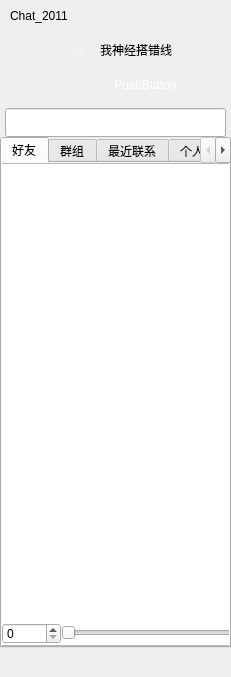
<?xml version="1.0" encoding="UTF-8"?>
<ui version="4.0">
 <class>FriendListDialog</class>
 <widget class="QDialog" name="FriendListDialog">
  <property name="geometry">
   <rect>
    <x>0</x>
    <y>0</y>
    <width>231</width>
    <height>677</height>
   </rect>
  </property>
  <property name="windowTitle">
   <string>Dialog</string>
  </property>
  <widget class="QWidget" name="widget" native="true">
   <property name="geometry">
    <rect>
     <x>0</x>
     <y>0</y>
     <width>231</width>
     <height>681</height>
    </rect>
   </property>
   <widget class="QTabWidget" name="tabWidget">
    <property name="geometry">
     <rect>
      <x>0</x>
      <y>137</y>
      <width>231</width>
      <height>511</height>
     </rect>
    </property>
    <property name="styleSheet">
     <string notr="true"/>
    </property>
    <property name="currentIndex">
     <number>0</number>
    </property>
    <widget class="QWidget" name="tabFriend">
     <attribute name="title">
      <string>好友</string>
     </attribute>
     <widget class="MyListWidget" name="listWidget">
      <property name="geometry">
       <rect>
        <x>-10</x>
        <y>0</y>
        <width>241</width>
        <height>483</height>
       </rect>
      </property>
     </widget>
     <widget class="QSlider" name="horizontalSliderIconSize">
      <property name="geometry">
       <rect>
        <x>59</x>
        <y>460</y>
        <width>171</width>
        <height>20</height>
       </rect>
      </property>
      <property name="orientation">
       <enum>Qt::Horizontal</enum>
      </property>
     </widget>
     <widget class="QSpinBox" name="spinBoxIconSize">
      <property name="geometry">
       <rect>
        <x>0</x>
        <y>460</y>
        <width>59</width>
        <height>21</height>
       </rect>
      </property>
     </widget>
    </widget>
    <widget class="QWidget" name="tabGroup">
     <attribute name="title">
      <string>群组</string>
     </attribute>
     <widget class="QListWidget" name="groupListWidget">
      <property name="geometry">
       <rect>
        <x>-10</x>
        <y>0</y>
        <width>241</width>
        <height>501</height>
       </rect>
      </property>
     </widget>
    </widget>
    <widget class="QWidget" name="tabately">
     <attribute name="title">
      <string>最近联系</string>
     </attribute>
    </widget>
    <widget class="QWidget" name="tabPersonal">
     <attribute name="title">
      <string>个人面板</string>
     </attribute>
    </widget>
   </widget>
   <widget class="QWidget" name="widget_bottom" native="true">
    <property name="geometry">
     <rect>
      <x>0</x>
      <y>647</y>
      <width>231</width>
      <height>31</height>
     </rect>
    </property>
    <property name="styleSheet">
     <string notr="true">QWidget#widget_bottom
{
	border-image: url(:/bottom.png);
}

QPushButton
{
background-color: rgba(0,0,0,0);
border:none;
}
</string>
    </property>
    <widget class="QPushButton" name="pushButtonSystem">
     <property name="geometry">
      <rect>
       <x>10</x>
       <y>0</y>
       <width>31</width>
       <height>31</height>
      </rect>
     </property>
     <property name="styleSheet">
      <string notr="true">QPushButton
{
	border-image: url(:/MainSet.png);
}
QPushButton:hover
{
	border-image: url(:/MainSetHover.png);
}
</string>
     </property>
     <property name="text">
      <string/>
     </property>
    </widget>
    <widget class="QPushButton" name="pushButtonFindOther">
     <property name="geometry">
      <rect>
       <x>40</x>
       <y>0</y>
       <width>31</width>
       <height>31</height>
      </rect>
     </property>
     <property name="styleSheet">
      <string notr="true">QPushButton
{
	border-image: url(:/find.PNG);
}
QPushButton:hover
{
	border-image: url(:/findHover.png);
}</string>
     </property>
     <property name="text">
      <string/>
     </property>
    </widget>
    <widget class="QPushButton" name="pushButtonMessageManage">
     <property name="geometry">
      <rect>
       <x>70</x>
       <y>0</y>
       <width>31</width>
       <height>31</height>
      </rect>
     </property>
     <property name="styleSheet">
      <string notr="true">QPushButton
{
	border-image: url(:/sound.png);
}
QPushButton:hover
{
	border-image: url(:/soundHover.png);
}</string>
     </property>
     <property name="text">
      <string/>
     </property>
    </widget>
    <widget class="QPushButton" name="pushButtonCreatorGroup">
     <property name="geometry">
      <rect>
       <x>100</x>
       <y>0</y>
       <width>31</width>
       <height>31</height>
      </rect>
     </property>
     <property name="styleSheet">
      <string notr="true">QPushButton
{
	border-image: url(:/group.png);
}
QPushButton:hover
{
	border-image: url(:/groupHover.png);
}</string>
     </property>
     <property name="text">
      <string/>
     </property>
    </widget>
   </widget>
   <widget class="QWidget" name="widget_top" native="true">
    <property name="geometry">
     <rect>
      <x>0</x>
      <y>0</y>
      <width>231</width>
      <height>141</height>
     </rect>
    </property>
    <property name="styleSheet">
     <string notr="true">QWidget#widget_top
{
	border-image: url(:/titleBar_FriendList.png);
	border:none;
	background-color:transparent;
}
QPushButton
{
	border:none;
 	background-color:transparent;
	color: rgb(255, 255, 255);
}
</string>
    </property>
    <widget class="QWidget" name="widgetTitle" native="true">
     <property name="geometry">
      <rect>
       <x>0</x>
       <y>0</y>
       <width>231</width>
       <height>31</height>
      </rect>
     </property>
     <widget class="QPushButton" name="pushButtonMinSize">
      <property name="geometry">
       <rect>
        <x>180</x>
        <y>5</y>
        <width>21</width>
        <height>21</height>
       </rect>
      </property>
      <property name="styleSheet">
       <string notr="true">QPushButton
{
	border-image: url(:/min.png);
}
QPushButton:hover
{
	border-image: url(:/minHover.png);
}</string>
      </property>
      <property name="text">
       <string/>
      </property>
      <property name="autoDefault">
       <bool>false</bool>
      </property>
     </widget>
     <widget class="QPushButton" name="pushButtonClose">
      <property name="geometry">
       <rect>
        <x>200</x>
        <y>5</y>
        <width>21</width>
        <height>21</height>
       </rect>
      </property>
      <property name="styleSheet">
       <string notr="true">QPushButton
{
	border-image: url(:/close.png);
}
QPushButton:hover
{
	border-image: url(:/closeHover.png);
}</string>
      </property>
      <property name="text">
       <string/>
      </property>
      <property name="autoDefault">
       <bool>false</bool>
      </property>
     </widget>
     <widget class="QLabel" name="labelTitle">
      <property name="geometry">
       <rect>
        <x>10</x>
        <y>0</y>
        <width>71</width>
        <height>31</height>
       </rect>
      </property>
      <property name="text">
       <string>Chat_2011</string>
      </property>
     </widget>
     <widget class="QPushButton" name="pushButton">
      <property name="geometry">
       <rect>
        <x>160</x>
        <y>5</y>
        <width>21</width>
        <height>21</height>
       </rect>
      </property>
      <property name="styleSheet">
       <string notr="true">QPushButton
{
	border-image: url(:/max.png);
}
QPushButton:hover
{
	border-image: url(:/maxhover.png);
}</string>
      </property>
      <property name="text">
       <string/>
      </property>
     </widget>
    </widget>
    <widget class="QPushButton" name="pushButtonState">
     <property name="geometry">
      <rect>
       <x>70</x>
       <y>40</y>
       <width>21</width>
       <height>21</height>
      </rect>
     </property>
     <property name="text">
      <string>~</string>
     </property>
    </widget>
    <widget class="QLabel" name="labelNickName">
     <property name="geometry">
      <rect>
       <x>100</x>
       <y>40</y>
       <width>121</width>
       <height>19</height>
      </rect>
     </property>
     <property name="styleSheet">
      <string notr="true">font: 75 11pt &quot;微软雅黑&quot;;</string>
     </property>
     <property name="text">
      <string>我神经搭错线</string>
     </property>
    </widget>
    <widget class="CompleteLineEdit" name="completeLineEdit">
     <property name="geometry">
      <rect>
       <x>5</x>
       <y>108</y>
       <width>221</width>
       <height>29</height>
      </rect>
     </property>
     <property name="styleSheet">
      <string notr="true">QLineEdit
{
	border-image: url(:/Search.png);
}

QLineEdit:hover
{
	border-image: url(:/searchHover.png);
}
</string>
     </property>
    </widget>
    <widget class="PersonInfoImageLabel" name="imageLabel">
     <property name="geometry">
      <rect>
       <x>10</x>
       <y>39</y>
       <width>51</width>
       <height>51</height>
      </rect>
     </property>
     <property name="styleSheet">
      <string notr="true">image: url(:/header.jpg);</string>
     </property>
    </widget>
    <widget class="MoodLineEdit" name="moodLineEdit">
     <property name="geometry">
      <rect>
       <x>70</x>
       <y>70</y>
       <width>151</width>
       <height>30</height>
      </rect>
     </property>
     <property name="text">
      <string>PushButton</string>
     </property>
    </widget>
   </widget>
  </widget>
 </widget>
 <customwidgets>
  <customwidget>
   <class>PersonInfoImageLabel</class>
   <extends>QLabel</extends>
   <header>PersonInfoImageLabel.h</header>
  </customwidget>
  <customwidget>
   <class>CompleteLineEdit</class>
   <extends>QLineEdit</extends>
   <header>CompleteLineEdit.h</header>
  </customwidget>
  <customwidget>
   <class>MyListWidget</class>
   <extends>QListWidget</extends>
   <header>MyListWidget.h</header>
  </customwidget>
  <customwidget>
   <class>MoodLineEdit</class>
   <extends>QPushButton</extends>
   <header>MoodLineEdit.h</header>
  </customwidget>
 </customwidgets>
 <tabstops>
  <tabstop>completeLineEdit</tabstop>
  <tabstop>listWidget</tabstop>
  <tabstop>pushButtonFindOther</tabstop>
  <tabstop>pushButtonMessageManage</tabstop>
  <tabstop>pushButtonCreatorGroup</tabstop>
  <tabstop>pushButtonState</tabstop>
  <tabstop>tabWidget</tabstop>
  <tabstop>moodLineEdit</tabstop>
  <tabstop>pushButtonMinSize</tabstop>
  <tabstop>pushButtonClose</tabstop>
  <tabstop>pushButton</tabstop>
  <tabstop>pushButtonSystem</tabstop>
  <tabstop>horizontalSliderIconSize</tabstop>
  <tabstop>spinBoxIconSize</tabstop>
  <tabstop>groupListWidget</tabstop>
 </tabstops>
 <resources/>
 <connections/>
</ui>
